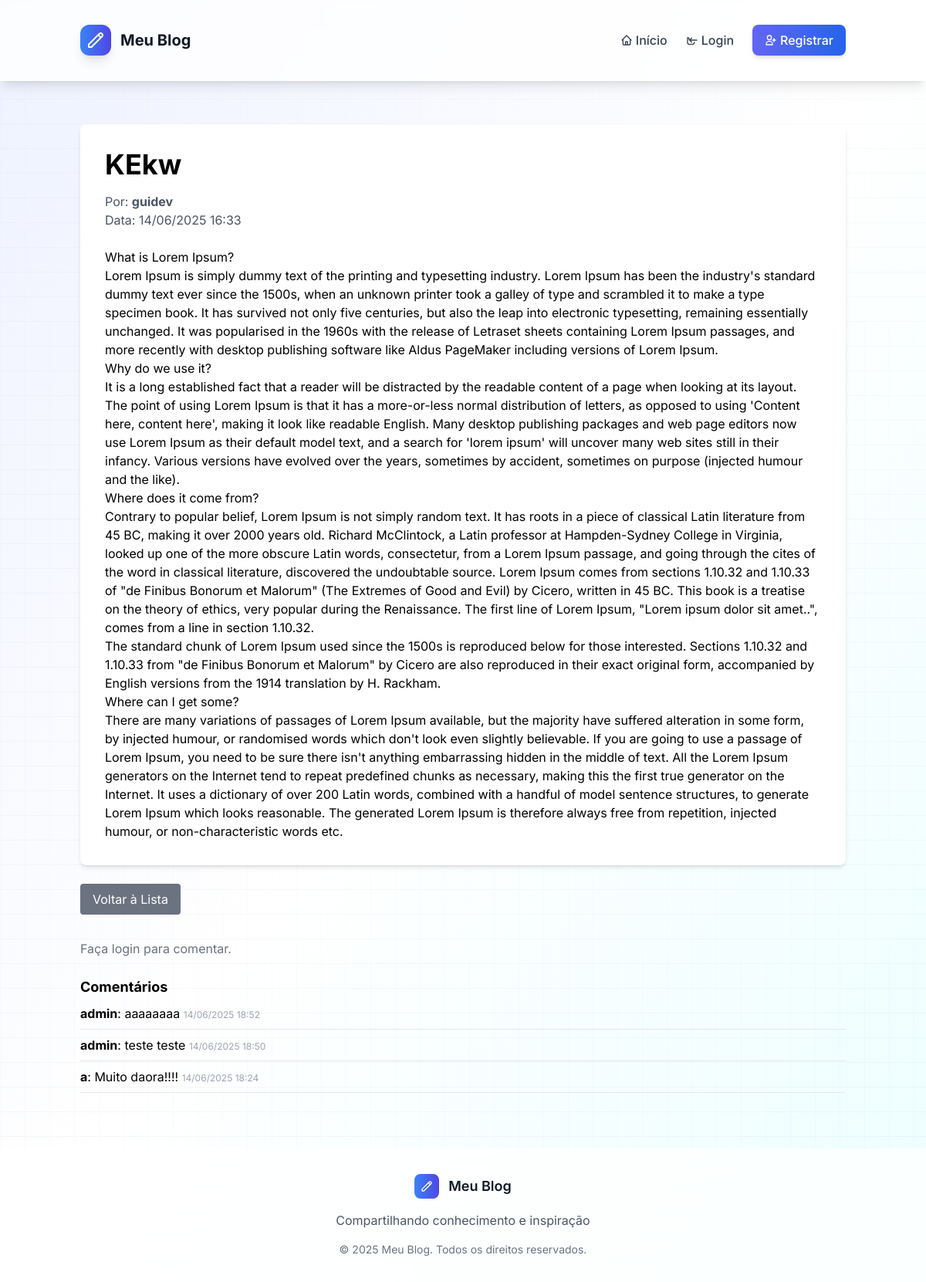
Screenshot of /artigo/2/ with the database file from the repository.
### blog/models.py (models this page shows, shortened)
class Artigo(models.Model):
    titulo = models.CharField(max_length=200)
    conteudo = models.TextField()
    data_criacao = models.DateTimeField(auto_now_add=True)
    data_atualizacao = models.DateTimeField(auto_now=True)
    publicado = models.BooleanField(default=True)
    autor = models.ForeignKey(Usuario, on_delete=models.CASCADE, related_name='artigos')
    categorias = models.ManyToManyField(Categoria, related_name='artigos')
    class Meta:
        verbose_name = 'Artigo'
        verbose_name_plural = 'Artigos'
        ordering = ['-data_criacao']

class Usuario(AbstractUser):
    LEITOR = 'leitor'
    REDATOR = 'redator'
    ADMIN = 'admin'
    TIPO_USUARIO_CHOICES = [
        (LEITOR, 'Leitor'),
        (REDATOR, 'Redator'),
        (ADMIN, 'Administrador'),
    ]
    tipo_usuario = models.CharField(
        max_length=10,
        choices=TIPO_USUARIO_CHOICES,
        default=LEITOR,
    )
    groups = models.ManyToManyField(
        Group,
        verbose_name='groups',
        blank=True,
        related_name='blog_users',
        related_query_name='user',
    )
    user_permissions = models.ManyToManyField(
        Permission,
        verbose_name='user permissions',
        blank=True,
        related_name='blog_users',
        related_query_name='user',
    )
    class Meta:
        verbose_name = 'Usuário'
        verbose_name_plural = 'Usuários'

class Comentario(models.Model):
    artigo = models.ForeignKey(Artigo, on_delete=models.CASCADE, related_name='comentarios')
    autor = models.ForeignKey(Usuario, on_delete=models.CASCADE, related_name='comentarios')
    conteudo = models.TextField()
    data_criacao = models.DateTimeField(auto_now_add=True)
    data_atualizacao = models.DateTimeField(auto_now=True)
    class Meta:
        verbose_name = 'Comentário'
        verbose_name_plural = 'Comentários'
        ordering = ['-data_criacao']

### blog/views.py (the view)
# urls.py: path('artigo/<int:pk>/', views.artigo_detail, name='artigo_detail'),
def artigo_detail(request, pk):
    artigo = get_object_or_404(Artigo, pk=pk)
    return render(request, 'blog/artigo_detail.html', {'artigo': artigo})

### blog/templates/blog/artigo_detail.html (shortened to what this page needs)
{% extends 'blog/base.html' %}
{% block content %}
<div class="container mx-auto mt-10">
    <article class="bg-white shadow-md rounded-lg p-8">
        <h1 class="text-4xl font-bold mb-4">{{ artigo.titulo }}</h1>
        <div class="text-gray-600 mb-6">
            <p>Por: <strong>{{ artigo.autor.username }}</strong></p>
            <p>Data: {{ artigo.data_criacao|date:"d/m/Y H:i" }}</p>
        </div>
        <div class="prose max-w-none">
            {{ artigo.conteudo|linebreaks }}
        </div>
    </article>
    <div class="mt-6 flex flex-wrap items-center justify-between gap-2">
        <div class="flex flex-wrap items-center gap-2">
            <a href="{% url 'artigo_list' %}" class="bg-gray-500 text-white px-4 py-2 rounded hover:bg-gray-600 h-10 align-middle">Voltar à Lista</a>
        </div>
    </div>
    <div class="mt-8">
        {% if user.is_authenticated %}
            <form method="post" action="{% url 'comentar_artigo' artigo.pk %}" class="mb-4">
                {% csrf_token %}
                <textarea name="conteudo" rows="2" class="w-full border rounded p-2" placeholder="Escreva um comentário..."></textarea>
                <div class="flex justify-end">
                    <button type="submit" class="bg-indigo-500 text-white px-4 py-2 rounded mt-2 h-10">Comentar</button>
                </div>
            </form>
        {% else %}
            <p class="text-gray-500">Faça login para comentar.</p>
        {% endif %}
    </div>
    <h2 class="text-lg font-bold mt-6 mb-2">Comentários</h2>
    <ul>
        {% for comentario in artigo.comentarios.all %}
            <li class="mb-2 border-b pb-2">
                <strong>{{ comentario.autor.username }}</strong>: {{ comentario.conteudo }}
                <span class="text-xs text-gray-400">{{ comentario.data_criacao|date:"d/m/Y H:i" }}</span>
            </li>
        {% empty %}
            <li class="text-gray-500">Nenhum comentário ainda.</li>
        {% endfor %}
    </ul>
</div>
{% endblock %}

### static/css/style.css (style rules this page uses)
body { font-family: 'Inter', sans-serif; line-height: 1.6; margin: 0; padding: 0; background-color: #f9fafb; }
h1, h2, h3 { margin: 0.5rem 0; }
a { color: #3b82f6; text-decoration: none; }
.container { max-width: 1200px; margin: 0 auto; padding: 1rem; }

### blog/templates/blog/base.html (style rules this page uses)
.font-inter { font-family: 'Inter', sans-serif; }

### rows the page displays
Artigo: titulo "KEkw", autor.username "guidev", data_criacao "14/06/2025 16:33", conteudo "What is Lorem Ipsum? Lorem Ipsum is simply dummy text of the printing and typesetting industry. Lorem Ipsum has been the industry's standard dummy text ever since the 1500s, when an unknown printer took a galley of type and scrambled it to make a type specimen book. It has survived not only five centuries, but also the leap into electronic typesetting, remaining essentially unchanged. It was popularised in the 1960s with the release of Letraset sheets containing Lorem Ipsum passages, and more recently with desktop publishing software like Aldus PageMaker including versions of Lorem Ipsum. Why do we use it? It is a long established fact that a reader will be distracted by the readable…"
Comentario: autor.username "admin", conteudo "aaaaaaaa", data_criacao "14/06/2025 18:52"
Comentario: autor.username "admin", conteudo "teste teste", data_criacao "14/06/2025 18:50"
Comentario: autor.username "a", conteudo "Muito daora!!!!", data_criacao "14/06/2025 18:24"
